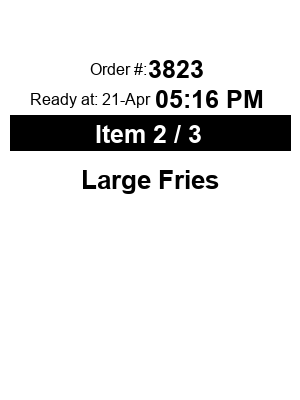

This chart was generated by the following Python code:
from PIL import Image, ImageDraw, ImageFont

# Create a white background image
width, height = 300, 400
image = Image.new("RGB", (width, height), "white")
draw = ImageDraw.Draw(image)

# Load fonts (adjust paths if necessary)
try:
    font_regular = ImageFont.truetype("arial.ttf", 16)
    font_bold = ImageFont.truetype("arialbd.ttf", 25)
    font_large_bold = ImageFont.truetype("arialbd.ttf", 26)
except IOError:
    # Fallback to default font
    font_regular = ImageFont.load_default()
    font_bold = ImageFont.load_default()
    font_large_bold = ImageFont.load_default()

# Y offset tracker
y = 60

# Order Number
draw.text((90, y), "Order #: ", font=font_regular, fill="black")
draw.text((148, 55), "3823", font=font_bold, fill="black")
y += 30

# Ready Time
draw.text((30, y), "Ready at: 21-Apr", font=font_regular, fill="black")
draw.text((155, 85), "05:16 PM", font=font_bold, fill="black")
y += 25

# Black bar with item info
bar_height = 35
draw.rectangle([(10, y), (width - 10, y + bar_height)], fill="black")
draw.text((width // 2 - 55, y + 5), "Item 2 / 3", font=font_bold, fill="white")
y += bar_height + 30

# Item Name
draw.text(
    (width // 2, y), "Large Fries", font=font_large_bold, fill="black", anchor="mm"
)
# Save the image
image.save("ItemOrder2.png")
# Show the image
image.show()
